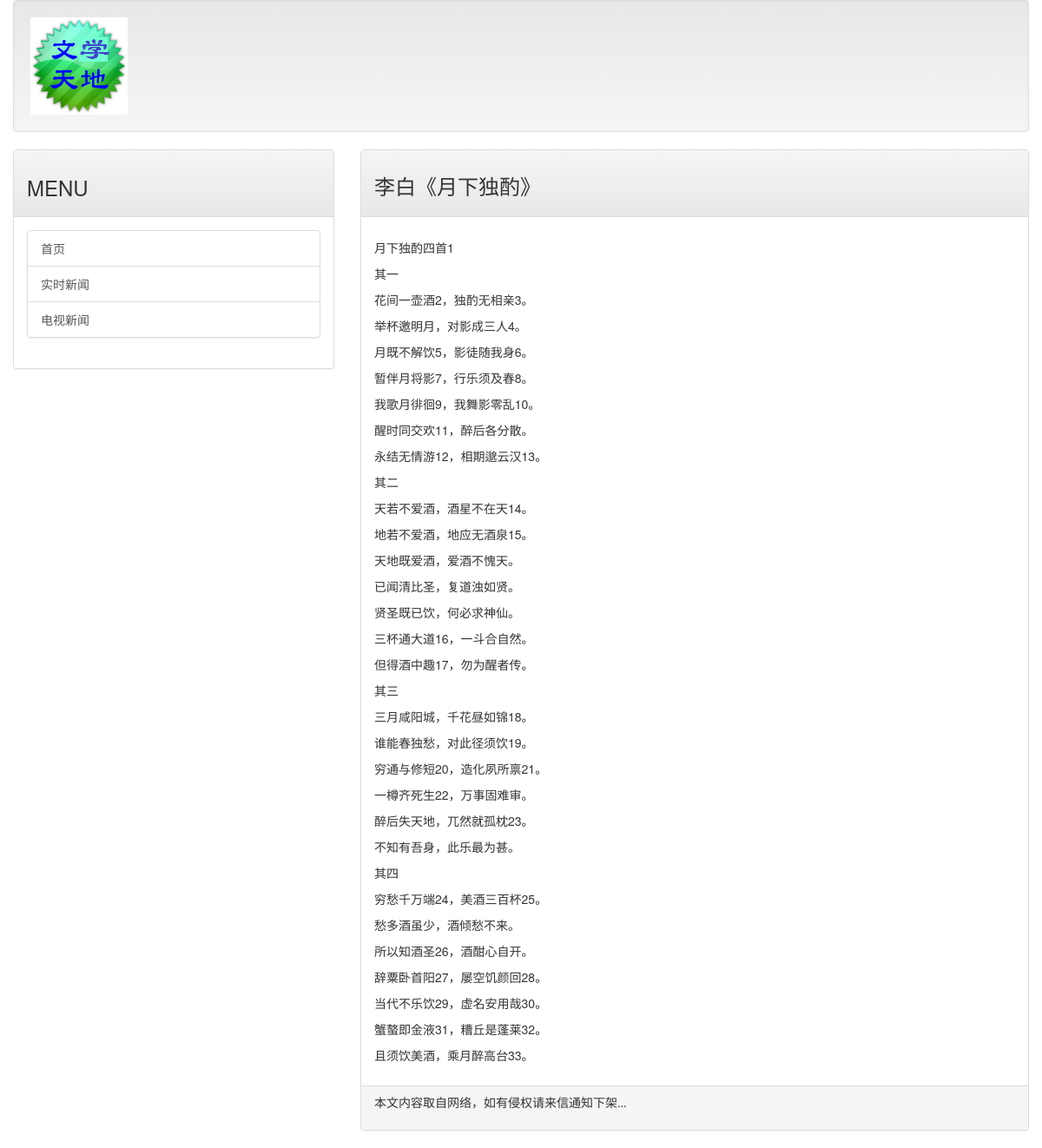
Page /post/libai01 on the committed database.
### mainsite/models.py (models this page shows, shortened)
class Post(models.Model):
    title = models.CharField(max_length=200)
    slug = models.CharField(max_length=200)
    body = models.TextField()
    pub_date = models.DateTimeField(default=timezone.now)
    class meta:
        ordering = ('-pub_date',)

### mainsite/views.py (the view)
# urls.py: url(r'^post/(\w+)$', showpost),
def showpost(request, slug):
	template = get_template('post.html')
	try:
		post = Post.objects.get(slug=slug)
		if post != None:
			html = template.render(locals())
			return HttpResponse(html)
	except:
		return redirect('/')

### templates/post.html (shortened to what this page needs)
{% extends 'base.html' %}
{% load markdown_deux_tags %}
{% block headmessage %}
	<h3 style='font-family:微软雅黑;'>{{ post.title }}</h3>
{% endblock %}
{% block content %}
	<p style='font-family:微软雅黑;font-size:12pt;letter-spacing:2pt;'>
		{{ post.body | markdown }}</a>
	</p>
{% endblock %}

### rows in the picture
Post: title "李白《月下独酌》", body "月下独酌四首1 其一 花间一壶酒2，独酌无相亲3。 举杯邀明月，对影成三人4。 月既不解饮5，影徒随我身6。 暂伴月将影7，行乐须及春8。 我歌月徘徊9，我舞影零乱10。 醒时同交欢11，醉后各分散。 永结无情游12，相期邈云汉13。 其二 天若不爱酒，酒星不在天14。 地若不爱酒，地应无酒泉15。 天地既爱酒，爱酒不愧天。 已闻清比圣，复道浊如贤。 贤圣既已饮，何必求神仙。 三杯通大道16，一斗合自然。 但得酒中趣17，勿为醒者传。 其三 三月咸阳城，千花昼如锦18。 谁能春独愁，对此径须饮19。 穷通与修短20，造化夙所禀21。 一樽齐死生22，万事固难审。 醉后失天地，兀然就孤枕23。 不知有吾身，此乐最为甚。 其四 穷愁千万端24，美酒三百杯25。 愁多酒虽少，酒倾愁不来。 所以知酒圣26，酒酣心自开。 辞粟卧首阳27，屡空饥颜回28。 当代不乐饮29，虚名安用哉30。 蟹螯即金液31，糟丘是蓬莱32。 且须饮美酒，乘月醉高台33。"
